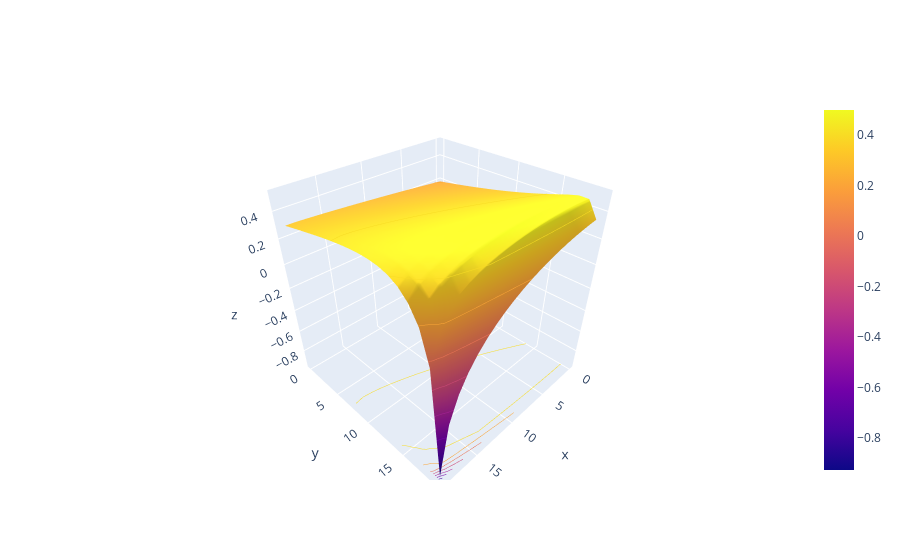

The code cell stored with this chart in its notebook:
### Code cell
import plotly.graph_objects as go

results = np.array(results).reshape((len(rho_arr),len(p_arr)))

fig = go.Figure(data=[go.Surface(z=np.array(results))])
fig.update_traces(contours_z=dict(show=True, usecolormap=True,
                                  highlightcolor="limegreen", project_z=True))
fig.show()

### Figure 1 — Plotly figure (JSON) as saved in the notebook; plotly's stock layout.template omitted (floating-point values rounded to 4 significant figures; data arrays with more than 128 entries replaced by an {"elided": "..."} marker saying what was removed)
{"data": [{"contours": {"z": {"highlightcolor": "limegreen", "project": {"z": true}, "show": true, "usecolormap": true}}, "type": "surface", "z": {"elided": "20x20 float values"}}], "layout": {}}
